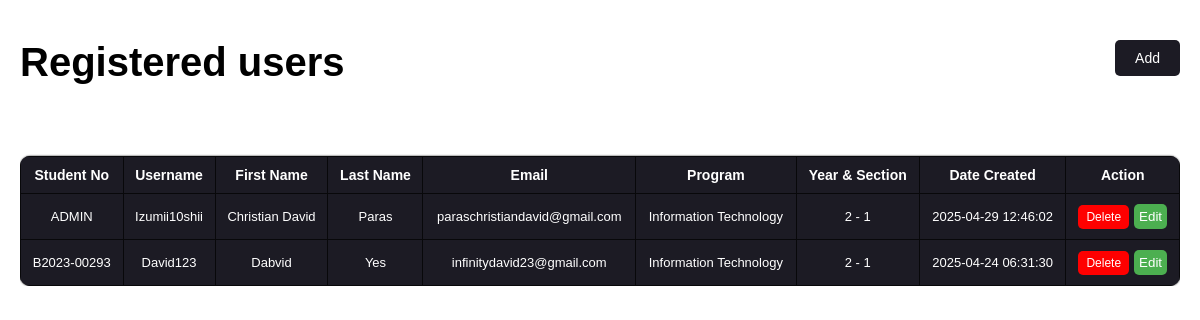
Page /php/adminUsersList.php on the earlier database version.
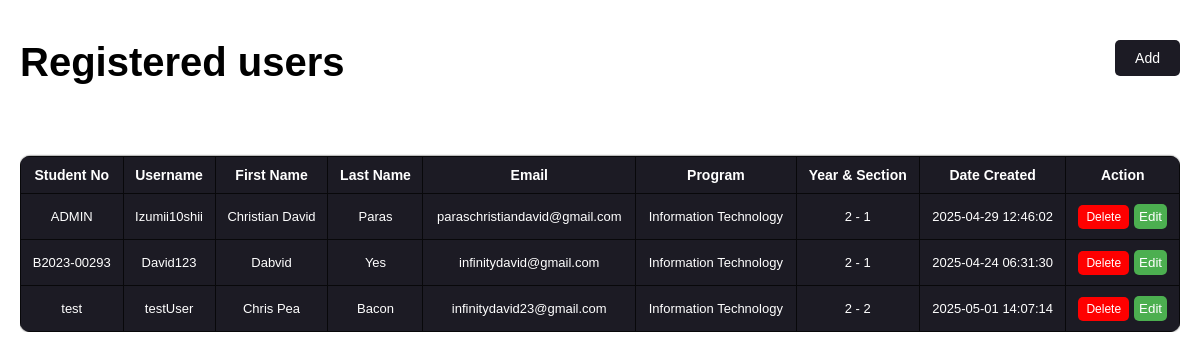
Same page on the later database version.
### tables this page shows
CREATE TABLE `student_tb` (
  `account_id` int(11) NOT NULL AUTO_INCREMENT,
  `student_no` varchar(20) NOT NULL,
  `username` varchar(50) NOT NULL,
  `fname` varchar(50) NOT NULL,
  `lname` varchar(50) NOT NULL,
  `password` varchar(255) NOT NULL,
  `email` varchar(100) NOT NULL,
  `program` varchar(100) NOT NULL,
  `year` varchar(10) NOT NULL,
  `section` varchar(10) NOT NULL,
  `created_at` timestamp NOT NULL DEFAULT current_timestamp(),
  `otp_enabled` tinyint(1) DEFAULT 1,
  `is_admin` tinyint(1) DEFAULT 0,
  `profile_pic` varchar(255) DEFAULT NULL,
  PRIMARY KEY (`student_no`),
  UNIQUE KEY `username` (`username`),
  UNIQUE KEY `email` (`email`),
  UNIQUE KEY `account_id` (`account_id`)
);

### php/adminUsersList.php (the view, shortened to what this page needs)
<?php
include("db_conn.php");
$query = "SELECT * FROM student_tb";
$result = mysqli_query($conn, $query);
?>
<!DOCTYPE html>
<html lang="en">
<head>
    <link rel="stylesheet" href="../css/adminUsersList.css">
</head>
<body>
    <div class="userListContainer">
        <div class="header">
            <h2>Registered users</h2>
            <button type="button" class="addUserBTN" onclick="showAddUserForm()">Add</button>
        </div>
        <div class="table-container">
            <table class="user-table">
                <thead>
                    <tr>
                        <th>Student No</th>
                        <th>Username</th>
                        <th>First Name</th>
                        <th>Last Name</th>
                        <th>Email</th>
                        <th>Program</th>
                        <th>Year & Section</th>
                        <th>Date Created</th>
                        <th>Action</th>
                    </tr>
                </thead>
                <tbody>
                    <?php if ($result && mysqli_num_rows($result) > 0): ?>
                        <?php while ($row = mysqli_fetch_assoc($result)): ?>
                            <tr>
                                <td><?php echo $row['student_no']; ?></td>
                                <td><?php echo $row['username']; ?></td>
                                <td><?php echo $row['fname']; ?></td>
                                <td><?php echo $row['lname']; ?></td>
                                <td><?php echo $row['email']; ?></td>
                                <td><?php echo $row['program']; ?></td>
                                <td><?php echo $row['year'] . " - " . $row['section']; ?></td>
                                <td><?php echo $row['created_at']; ?></td>
                                <td>
                                    <div class="actionRow">
                                        <a href="javascript:void(0);" class="deleteBTN" id="deleteBTN"
                                            onclick="confirmDeletion('<?php echo $row['student_no']; ?>');">Delete</a>
                                        <button type="button" class="editUserBTN"
                                            data-student_no="<?php echo $row['student_no']; ?>"
                                            data-username="<?php echo $row['username']; ?>"
                                            data-fname="<?php echo $row['fname']; ?>" data-lname="<?php echo $row['lname']; ?>"
                                            data-email="<?php echo $row['email']; ?>"
                                            data-password="<?php echo $row['password']; ?>"
                                            data-program="<?php echo $row['program']; ?>"
                                            data-year="<?php echo $row['year']; ?>"
                                            data-section="<?php echo $row['section']; ?>">
                                            Edit
                                        </button>
                                    </div>
                                </td>
                            </tr>
                        <?php endwhile; ?>
                    <?php else: ?>
                        <tr>
                            <td colspan="9">No users found.</td>
                        </tr>
                    <?php endif; ?>
                </tbody>
            </table>
        </div>
    </div>
</body>
</html>

### css/adminUsersList.css (style rules this page uses)
* { box-sizing: border-box; margin: 0; padding: 0; overflow: auto; }
body { display: flex; flex-direction: column; justify-content: center; align-items: center; font-family: sans-serif; margin: 0; padding: 0; box-sizing: border-box; }
.userListContainer { display: flex; flex-direction: column; padding: 20px; }
.userListContainer { width: 100%; }
.header { display: flex; justify-content: space-between; margin: 20px 0; }
.header h2 { font-size: 40px; }
.addUserBTN { padding: 10px 20px; border-radius: 5px; border: none; background-color: #1c1b24; color: white; cursor: pointer; font-size: 14px; margin-bottom: 20px; }
.actionRow { display: flex; flex-direction: row; justify-content: center; align-items: center; gap: 10px; }
.actionRow a { text-decoration: none; color: white; background-color: red; padding: 5px 10px; border-radius: 5px; font-size: 14px; }
.table-container { width: 100%; overflow-x: auto; margin-top: 20px; }
.user-table { width: 100%; border-collapse: collapse; text-align: left; background-color: #1c1b24; box-shadow: 0 0 2px black; border-radius: 10px; overflow: hidden; font-size: 14px; color: white; }
.user-table th, .user-table td { border: 1px solid #08080a; }
.user-table th { background-color: #1c1b24; font-weight: bold; text-align: center; font-size: 14px; }
.user-table td { text-align: center; font-size: 13px; }
.actionRow { display: flex; justify-content: center; gap: 5px; }
.actionRow a { text-decoration: none; color: white; background-color: red; padding: 5px 8px; border-radius: 5px; font-size: 12px; }
.editUserBTN { background-color: #4CAF50; color: white; border: none; padding: 5px; border-radius: 5px; cursor: pointer; }
table { width: 100%; border-collapse: collapse; margin-top: 20px; }
th, td { padding: 10px; border: 1px solid #ccc; text-align: left; }
th { background-color: #eee; }

Differences in the rows shown:
changed student_tb "David123": email "infinitydavid23@gmail.com" → "infinitydavid@gmail.com"
added student_tb: student_no "test", username "testUser", fname "Chris Pea", lname "Bacon", email "infinitydavid23@gmail.com", program "Information Technology", year "2", section "2", created_at "2025-05-01 14:07:14"
